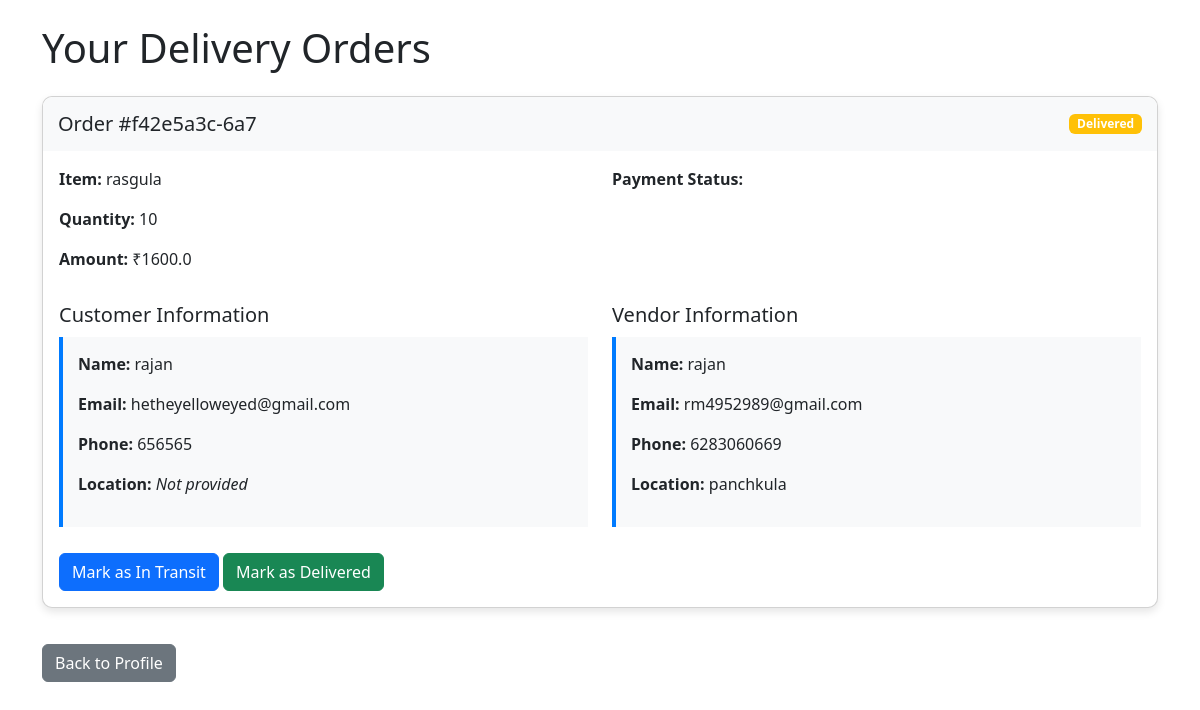
The page /rider_orders/3 on the database as committed earlier.
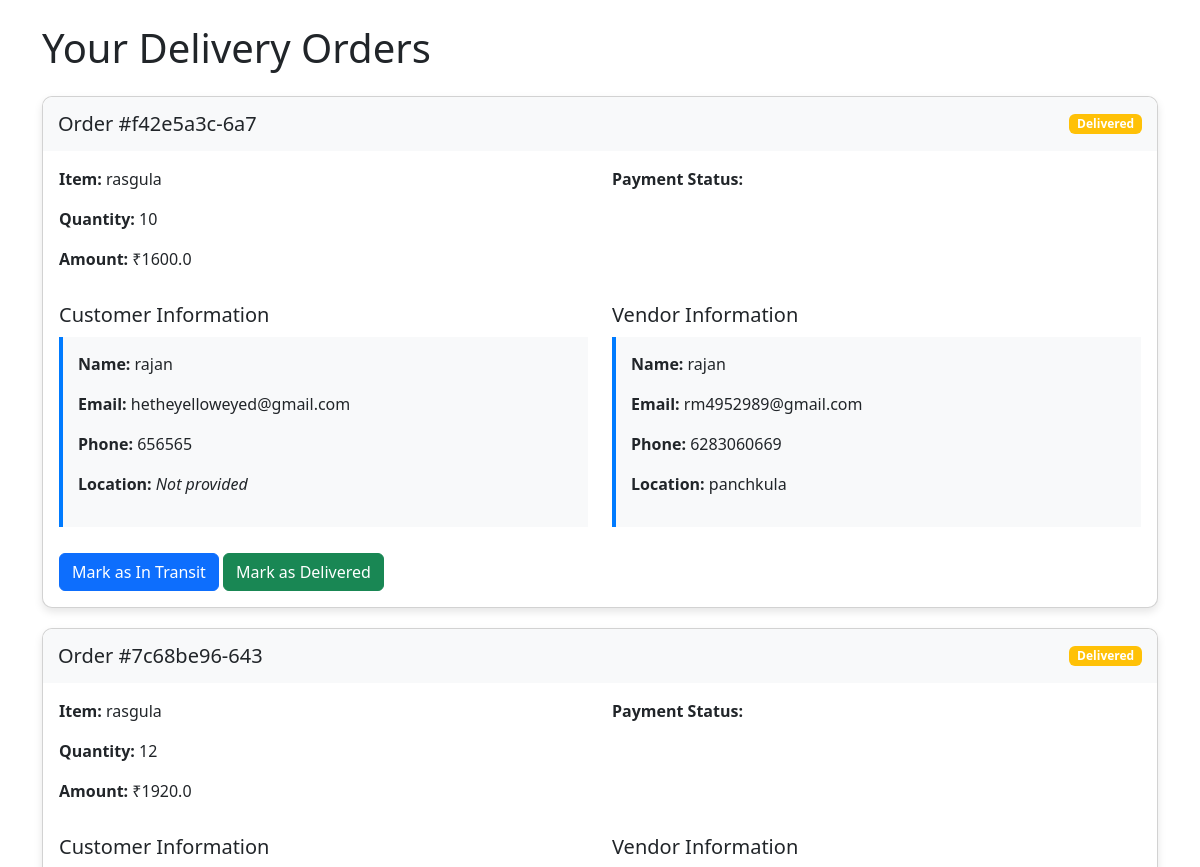
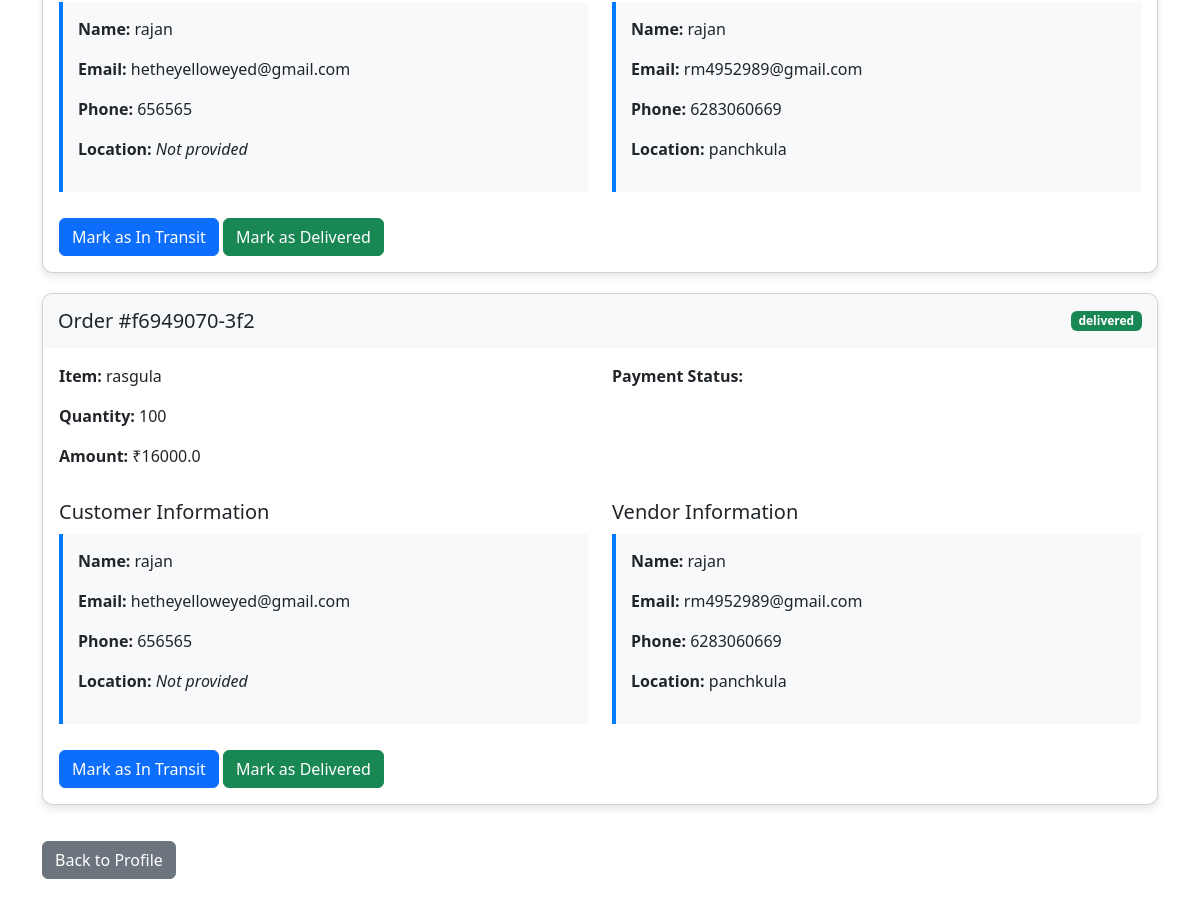
The same page on the database as committed later (2 pictures, top to bottom).
### main.py (models this page shows, shortened)
class Order(db.Model):
    id= db.Column(db.String(50), primary_key=True, default=lambda: str(uuid.uuid4()))
    item_name= db.Column(db.String(100), nullable=False)
    user_email= db.Column(db.String(100), db.ForeignKey("user.email"), nullable=False)
    amount= db.Column(db.Float, nullable=False)
    upi_link= db.Column(db.String(500), nullable=True)
    quantity = db.Column(db.Integer, nullable=False)
    payment_status= db.Column(db.String(20), default="Pending")
    consumer_id= db.Column(db.Integer, db.ForeignKey('user.id'), nullable= True)
    vendor_id= db.Column(db.Integer, db.ForeignKey('user.id'), nullable= True)
    rider_id= db.Column(db.Integer, db.ForeignKey('user.id'), nullable= True)
    status = db.Column(db.String(20))
    delivered_at = db.Column(db.DateTime)
    rider_fee = db.Column(db.Float, default=0.0)
    delivery_fee = db.Column(db.Float, default=0.0)
    created_at = db.Column(db.DateTime, default=datetime.datetime.utcnow)

class User(db.Model):
    id = db.Column(db.Integer, primary_key=True)
    name = db.Column(db.String(100), nullable=False)
    phone = db.Column(db.String(15), nullable= False, unique=True)
    email = db.Column(db.String(120), unique=True, nullable=False)
    password_hash = db.Column(db.String(200), nullable=False)
    upi_id = db.Column(db.String(50), nullable=True)
    role = db.Column(db.String(10), nullable=False)
    items = db.relationship('Item', backref='seller')
    created_at= db.Column(db.DateTime, default= datetime.datetime.utcnow)
    email_verified = db.Column(db.Boolean, default=False)
    business_name = db.Column(db.String(150), nullable=True, unique=True)
    terms_accepted = db.Column(db.Boolean, default=False)
    address = db.Column(db.String(255), nullable=True)
    latitude = db.Column(db.String(50), nullable=True)
    longitude = db.Column(db.String(50), nullable=True)
    vehicle_type= db.Column(db.String(50), nullable= True)
    vehicle_number= db.Column(db.String(50), nullable=True)
    id_proof = db.Column(db.String(200), nullable=True)  # File path
    license = db.Column(db.String(200), nullable=True)  # File path
    insurance = db.Column(db.String(200), nullable=True)  # File path
    photo = db.Column(db.String(200), nullable=True)  # File path
    verified = db.Column(db.Boolean, default=False)

### main.py (the view)
@app.route('/rider_orders/<int:rider_id>', methods=['GET'])
def rider_orders(rider_id):
    orders = Order.query.filter_by(rider_id=rider_id).all()
    order_list = []
    for order in orders:
        consumer = db.session.get(User, order.consumer_id) if order.consumer_id else None
        consumer_details = None
        if consumer:
            consumer_details = {
                "name": consumer.name,
                "phone": consumer.phone,
                "location": consumer.address,
                "email": consumer.email
            }
        vendor = db.session.get(User, order.vendor_id) if order.vendor_id else None
        vendor_details = None
        if vendor:
            vendor_details = {
                "name": vendor.name,
                "phone": vendor.phone,
                "location": vendor.address,
                "email": vendor.email
            }
        order_data = {
            "id": order.id,
            "item_name": order.item_name,
            "quantity": order.quantity,
            "amount": order.amount,
            "status": order.status,
            "created_at": order.created_at.isoformat() if order.created_at else None,
            "consumer": consumer_details,
            "vendor": vendor_details
        }
        order_list.append(order_data)
    return render_template('rider_orders.html', orders=order_list, rider_id=rider_id)

### templates/rider_orders.html (shortened to what the changed rows need)
<!DOCTYPE html>
<html lang="en">
<head>
    <link rel="stylesheet" href="https://cdnjs.cloudflare.com/ajax/libs/bootstrap/5.3.0/css/bootstrap.min.css">
</head>
<body>
    <div class="container py-4">
        <h1 class="mb-4">Your Delivery Orders</h1>
        {% if orders %}
            {% for item in orders %}
                <div class="card order-card">
                    <div class="order-header d-flex justify-content-between align-items-center">
                        <h5 class="card-title mb-0">Order #{{ item['id'] }}</h5>
                        <span class="badge {% if item['status'] == 'delivered' %}bg-success{% elif item['status'] == 'Assigned to Rider' %}bg-primary{% else %}bg-warning{% endif %}">
                            {{ item['status'] }}
                        </span>
                    </div>
                    <div class="card-body">
                        <div class="row mb-3">
                            <div class="col-md-6">
                                <p><strong>Item:</strong> {{ item['item_name'] }}</p>
                                <p><strong>Quantity:</strong> {{ item['quantity'] }}</p>
                                <p><strong>Amount:</strong> ₹{{ item['amount'] }}</p>
                            </div>
                            <div class="col-md-6">
                                <p><strong>Payment Status:</strong> {{ item['payment_status'] }}</p>
                            </div>
                        </div>
                        <div class="row">
                            <div class="col-md-6">
                                <h5>Customer Information</h5>
                                <div class="contact-info">
                                    {% if item['consumer'] %}
                                        <p><strong>Name:</strong> {{ item['consumer']['name'] }}</p>
                                        <p><strong>Email:</strong> {{ item['consumer']['email'] }}</p>
                                        {% if item['consumer']['phone'] %}
                                            <p><strong>Phone:</strong> {{ item['consumer']['phone'] }}</p>
                                        {% else %}
                                            <p><strong>Phone:</strong> <em>Not provided</em></p>
                                        {% endif %}
                                        {% if item['consumer']['location'] %}
                                            <p><strong>Location:</strong> {{ item['consumer']['location'] }}</p>
                                        {% else %}
                                            <p><strong>Location:</strong> <em>Not provided</em></p>
                                        {% endif %}
                                    {% else %}
                                        <p><em>Consumer information not available</em></p>
                                    {% endif %}
                                </div>
                            </div>
                            <div class="col-md-6">
                                <h5>Vendor Information</h5>
                                <div class="contact-info">
                                    {% if item['vendor'] %}
                                        <p><strong>Name:</strong> {{ item['vendor']['name'] }}</p>
                                        <p><strong>Email:</strong> {{ item['vendor']['email'] }}</p>
                                        {% if item['vendor']['phone'] %}
                                            <p><strong>Phone:</strong> {{ item['vendor']['phone'] }}</p>
                                        {% else %}
                                            <p><strong>Phone:</strong> <em>Not provided</em></p>
                                        {% endif %}
                                        {% if item['vendor']['location'] %}
                                            <p><strong>Location:</strong> {{ item['vendor']['location'] }}</p>
                                        {% else %}
                                            <p><strong>Location:</strong> <em>Not provided</em></p>
                                        {% endif %}
                                    {% else %}
                                        <p><em>Vendor information not available</em></p>
                                    {% endif %}
                                </div>
                            </div>
                        </div>
                        <div class="mt-3">
                            <a href="{{ url_for('update_order_status', order_id=item['id'], status='in-transit') }}" class="btn btn-primary">Mark as In Transit</a>
                            <a href="{{ url_for('update_order_status', order_id=item['id'], status='delivered') }}" class="btn btn-success">Mark as Delivered</a>
                        </div>
                    </div>
                </div>
            {% endfor %}
        {% else %}
            <div class="alert alert-info">
                <h4>No orders assigned yet!</h4>
                <p>You don't have any delivery orders assigned to you at this time.</p>
            </div>
        {% endif %}
    </div>
</body>
</html>

Rows that differ between the two databases and show on the page:
added Order: id "7c68be96-643", status "Delivered", item_name "rasgula", quantity "12", amount "1920.0", consumer.name "rajan", consumer.email "hetheyelloweyed@gmail.com", consumer.phone "656565", vendor.name "rajan", vendor.email "rm4952989@gmail.com", vendor.phone "6283060669", vendor.location "panchkula"
added Order: id "f6949070-3f2", status "delivered", item_name "rasgula", quantity "100", amount "16000.0", consumer.name "rajan", consumer.email "hetheyelloweyed@gmail.com", consumer.phone "656565", vendor.name "rajan", vendor.email "rm4952989@gmail.com", vendor.phone "6283060669", vendor.location "panchkula"
